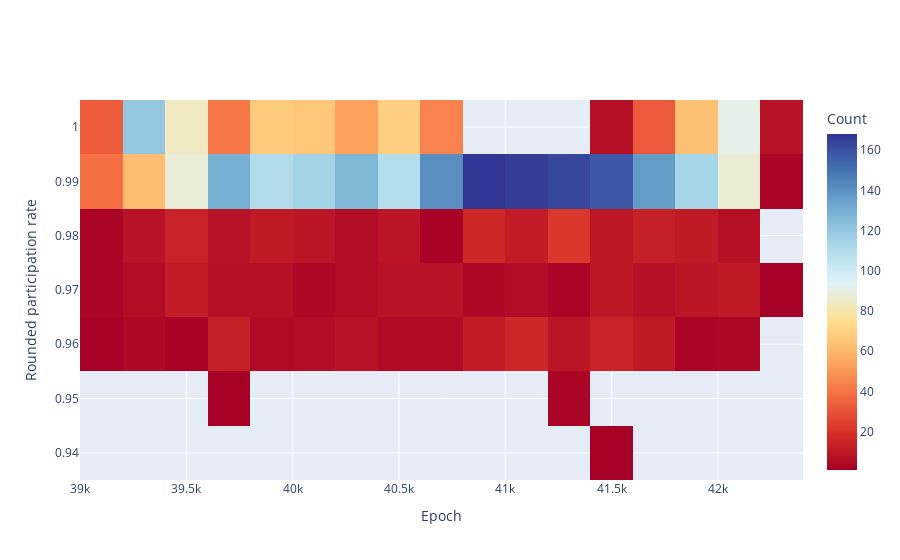

Here is the notebook cell this chart was saved with:
### Markdown cell above
## Participation rate

### Code cell
#px.line(x=df4['epoch'], y=df4['participation_rate'])
bucket_size = 200
df4["bucket"] = np.floor_divide(df4["epoch"], bucket_size)
df4["n_bxs"] = 1
df4["rounded"] = round(df4["participation_rate"],2)
df_bucket = df4[["bucket", "rounded", "n_bxs"]].groupby(["bucket", "rounded"]).sum("n_bxs").reset_index()
df_bucket["epoch"] = df_bucket["bucket"] * bucket_size + bucket_size / 2.0

#print(df_bucket)

def df_to_plotly(df):
    return {'z': df["n_bxs"],
            'x': df["epoch"],
            'y': df["rounded"],
            'colorbar': dict(title='Count'),
           'hovertemplate':'Epoch: %{x}<br>Rounded participation rate: %{y}<br>Count: %{z}<extra></extra>'}

layout = go.Layout(xaxis=go.layout.XAxis(
    title=go.layout.xaxis.Title(
        text='Epoch',
    )),
yaxis=go.layout.YAxis(
    title=go.layout.yaxis.Title(
        text='Rounded participation rate',
    )
))

fig = go.Figure(data=go.Heatmap(df_to_plotly(df_bucket), colorscale=[[0.0, "rgb(165,0,38)"],
                [0.1111111111111111, "rgb(215,48,39)"],
                [0.2222222222222222, "rgb(244,109,67)"],
                [0.3333333333333333, "rgb(253,174,97)"],
                [0.4444444444444444, "rgb(254,224,144)"],
                [0.5555555555555556, "rgb(224,243,248)"],
                [0.6666666666666666, "rgb(171,217,233)"],
                [0.7777777777777778, "rgb(116,173,209)"],
                [0.8888888888888888, "rgb(69,117,180)"],
                [1.0, "rgb(49,54,149)"]]), layout = layout)
fig.show()

### Figure 1 — Plotly figure (JSON) as saved in the notebook; plotly's stock layout.template omitted (floating-point values rounded to 4 significant figures)
{"data": [{"colorbar": {"title": {"text": "Count"}}, "colorscale": [[0, "rgb(165,0,38)"], [0.1111, "rgb(215,48,39)"], [0.2222, "rgb(244,109,67)"], [0.3333, "rgb(253,174,97)"], [0.4444, "rgb(254,224,144)"], [0.5556, "rgb(224,243,248)"], [0.6667, "rgb(171,217,233)"], [0.7778, "rgb(116,173,209)"], [0.8889, "rgb(69,117,180)"], [1, "rgb(49,54,149)"]], "hovertemplate": "Epoch: %{x}<br>Rounded participation rate: %{y}<br>Count: %{z}<extra></extra>", "type": "heatmap", "x": [39100, 39100, 39100, 39100, 39100, 39300, 39300, 39300, 39300, 39300, 39500, 39500, 39500, 39500, 39500, 39700, 39700, 39700, 39700, 39700, 39700, 39900, 39900, 39900, 39900, 39900, 40100, 40100, 40100, 40100, 40100, 40300, 40300, 40300, 40300, 40300, 40500, 40500, 40500, 40500, 40500, 40700, 40700, 40700, 40700, 40700, 40900, 40900, 40900, 40900, 41100, 41100, 41100, 41100, 41300, 41300, 41300, 41300, 41300, 41500, 41500, 41500, 41500, 41500, 41500, 41700, 41700, 41700, 41700, 41700, 41900, 41900, 41900, 41900, 41900, 42100, 42100, 42100, 42100, 42100, 42300, 42300, 42300], "y": [0.96, 0.97, 0.98, 0.99, 1, 0.96, 0.97, 0.98, 0.99, 1, 0.96, 0.97, 0.98, 0.99, 1, 0.95, 0.96, 0.97, 0.98, 0.99, 1, 0.96, 0.97, 0.98, 0.99, 1, 0.96, 0.97, 0.98, 0.99, 1, 0.96, 0.97, 0.98, 0.99, 1, 0.96, 0.97, 0.98, 0.99, 1, 0.96, 0.97, 0.98, 0.99, 1, 0.96, 0.97, 0.98, 0.99, 0.96, 0.97, 0.98, 0.99, 0.95, 0.96, 0.97, 0.98, 0.99, 0.94, 0.96, 0.97, 0.98, 0.99, 1, 0.96, 0.97, 0.98, 0.99, 1, 0.96, 0.97, 0.98, 0.99, 1, 0.96, 0.97, 0.98, 0.99, 1, 0.97, 0.99, 1], "z": [1, 3, 3, 39, 33, 4, 6, 8, 62, 120, 2, 12, 14, 88, 84, 1, 13, 7, 8, 130, 41, 5, 7, 11, 110, 67, 6, 4, 9, 115, 66, 8, 6, 6, 127, 53, 5, 8, 9, 109, 69, 5, 8, 2, 141, 44, 12, 4, 16, 168, 16, 6, 12, 166, 3, 9, 3, 22, 163, 1, 14, 10, 10, 158, 7, 11, 7, 13, 137, 32, 3, 9, 11, 114, 63, 4, 11, 7, 87, 91, 1, 3, 8]}], "layout": {"autosize": true, "xaxis": {"autorange": true, "range": [39000, 42400], "title": {"text": "Epoch"}, "type": "linear"}, "yaxis": {"autorange": true, "range": [0.935, 1.005], "title": {"text": "Rounded participation rate"}, "type": "linear"}}}
